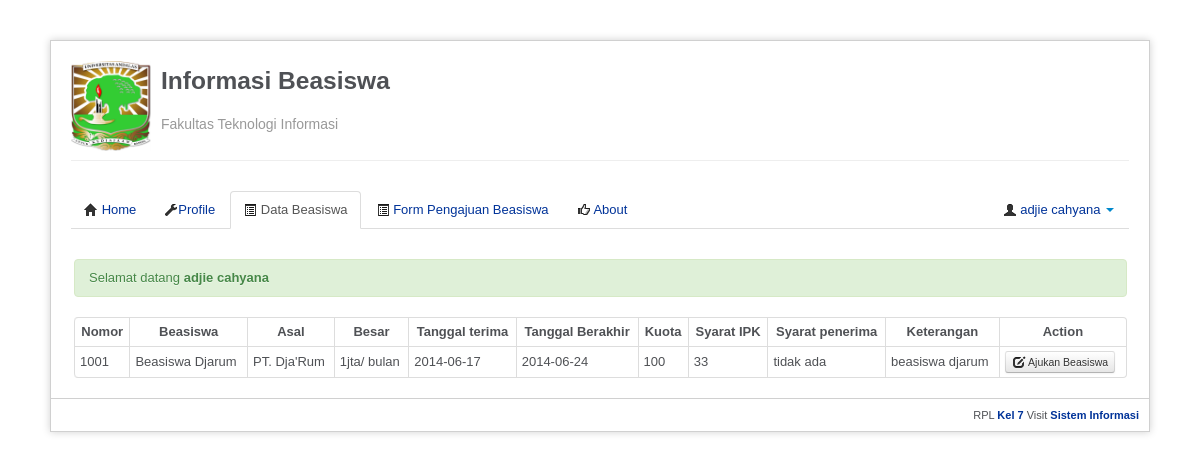
The page /index.php?app=databeasiswa (signed in) on the database its author committed.
### tables this page shows
CREATE TABLE IF NOT EXISTS `beasiswa` (
  `nomor_beasiswa` int(5) NOT NULL AUTO_INCREMENT,
  `nama_beasiswa` varchar(50) NOT NULL,
  `asal_beasiswa` varchar(50) NOT NULL,
  `besar_beasiswa` varchar(50) NOT NULL,
  `kuota` int(10) NOT NULL,
  `syarat_ipk` float NOT NULL,
  `syarat_penerima` varchar(50) NOT NULL,
  `tanggal_terima` date NOT NULL,
  `tanggal_berakhir` date NOT NULL,
  `keterangan` varchar(200) NOT NULL,
  `status_beasiswa` varchar(100) NOT NULL,
  PRIMARY KEY (`nomor_beasiswa`),
  KEY `nama_beasiswa` (`nama_beasiswa`)
);

### app/class.php (the view, shortened to what this page needs)
<?php
class mainController extends dbController{
	function tampilData($table){
		if ($table == 'beasiswa'){
			$sql=mysql_query("select * from beasiswa");
		}
		while($rows=mysql_fetch_array($sql))
			$data[]=$rows;
		return $data;
	}
}
class mainView extends mainController{
	function viewDataBeasiswa(){
	$bea = new mainController;
	$this->tampilData($table = 'beasiswa');
			$daftar=$bea->tampilData($table = 'beasiswa');
			echo 	"<table <table class='table table-bordered table-condensed table-hover'>
					<tr class='nowrap'>
					<th align='center'>Nomor</th>
					<th align='center'>Beasiswa</th>
					<th align='center'>Asal</th>
					<th align='center'>Besar</th>
					<th align='center'>Tanggal terima</th>
					<th align='center'>Tanggal Berakhir</th>
					<th align='center'>Kuota</th>
					<th align='center'>Syarat IPK</th>
					<th align='center'>Syarat penerima</th>
					<th align='center'>Keterangan</th>";
					if($_SESSION['level']=='admin'){
						echo "<th colspan = '3' align='center'>Action</th>";
						 } else {
						echo "<th align='center'>Action</th>";
						 }
			echo	"</tr>";
			foreach($daftar as $data){
			echo	"<tr>
					<td align='center'> ".$data['nomor_beasiswa']."</td>
					<td align='center'> ".$data['nama_beasiswa']."</td>
					<td align='center'> ".$data['asal_beasiswa']."</td>
					<td align='center'> ".$data['besar_beasiswa']."</td>
					<td align='center'> ".$data['tanggal_terima']."</td>
					<td align='center'> ".$data['tanggal_berakhir']."</td>
					<td align='center'> ".$data['kuota']."</td>
					<td align='center'> ".$data['syarat_ipk']."</td>
					<td align='center'> ".$data['syarat_penerima']."</td>
					<td align='center'> ".$data['keterangan']."</td> ";
					if($_SESSION['level']=='admin'){
					echo "<td ><a href='index.php?app=databeasiswa&aksi=edit&id=$data[nomor_beasiswa]' class='btn btn-mini'><i class='icon-edit'></i> Edit</a>" ;
					echo "<td ><a href='index.php?app=databeasiswa&aksi=hapus_data&id=$data[nomor_beasiswa]' class='btn btn-mini' onClick='return confirm('Yakin ingin delete data beasiswa ?')'><i class='icon-trash'></i>Delete</a></td>" ;
					echo "<td ><a href='index.php?app=daftarpengajuanbeasiswa&lihat=lihat_pengajuan&id=$data[id_beasiswa]' class='btn btn-mini'><i class='icon-folder-open'></i>Pengajuan</a></td>" ;
					echo "<td ><a href='index.php?app=datapenerimabeasiswa&aksi=lihat_penerima&id=$data[id_beasiswa]' class='btn btn-mini'><i class='icon-folder-open'></i>Penerima</a></td>" ;
					}
					else if($_SESSION['level']=='user'){
					echo "<td ><a href='index.php?app=pengajuanbeasiswa&aksi=tambah_pengajuan&id=$data[id_beasiswa]' class='btn btn-mini'><i class='icon-edit'></i> Ajukan Beasiswa</a>";
					}
			echo	"</tr>" ;
			}
			echo	"</table>";
		}
}
?>

### asset/css/style.css (style rules this page uses)
body { background-color: #fff; margin: 40px; font: 13px/20px normal Helvetica, Arial, sans-serif; color: #4F5155; }
a { color: #003399; background-color: transparent; font-weight: normal; }
tr.nowrap { white-space:nowrap; }
td { white-space:inherit; }

### rows shown on the page
beasiswa: nomor_beasiswa "1001", nama_beasiswa "Beasiswa Djarum", asal_beasiswa "PT. Dja'Rum", besar_beasiswa "1jta/ bulan", tanggal_terima "2014-06-17", tanggal_berakhir "2014-06-24", kuota "100", syarat_ipk "33", syarat_penerima "tidak ada", keterangan "beasiswa djarum"

### other values the page prints
$_SESSION['nama'] "adjie cahyana"
$_SESSION['pesan'] "Selamat datang adjie cahyana"
